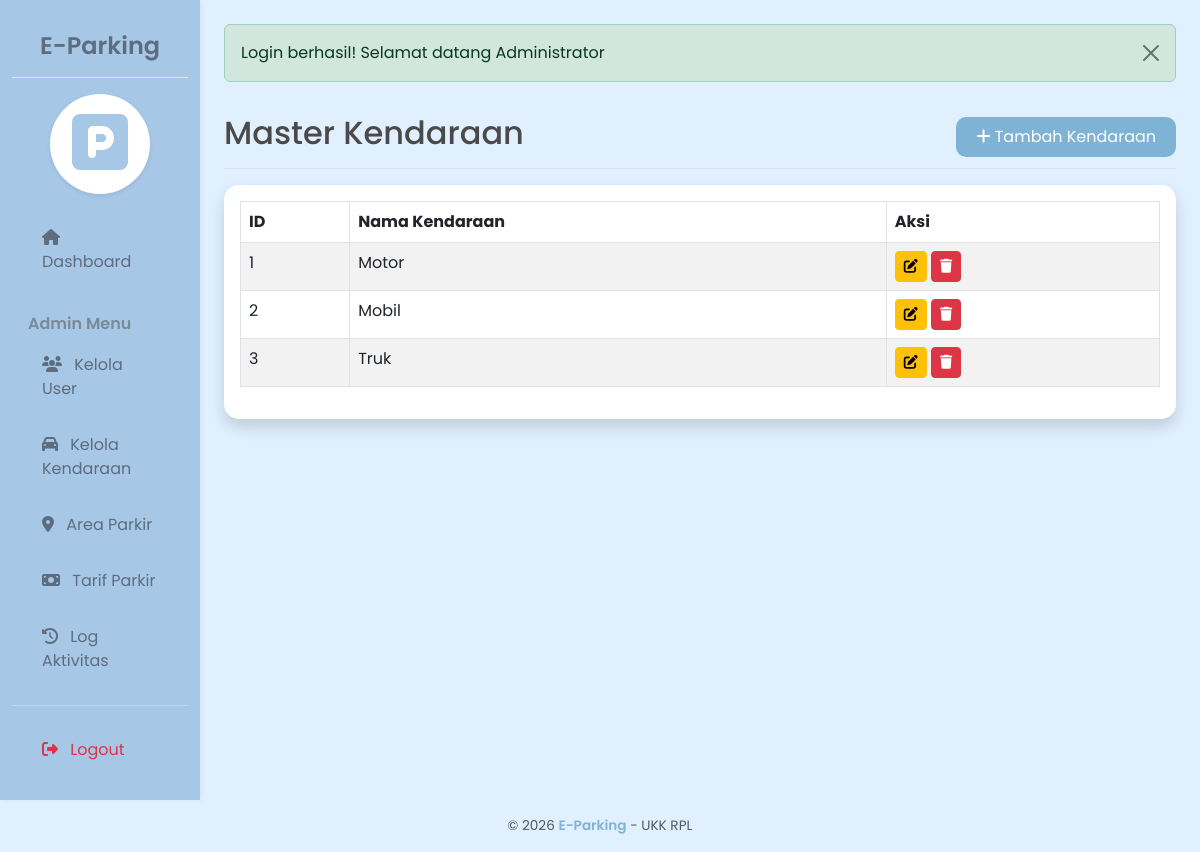
The app's page /pages/admin/kendaraan.php (signed in) with its own data.
### tables this page shows
CREATE TABLE `tabel_kendaraan` (
  `id_kendaraan` int(11) NOT NULL AUTO_INCREMENT,
  `nama_kendaraan` varchar(50) NOT NULL,
  `created_at` timestamp NOT NULL DEFAULT current_timestamp(),
  PRIMARY KEY (`id_kendaraan`)
);

### pages/admin/kendaraan.php (the view, shortened to what this page needs)
<?php
require_once '../../config/database.php';
require_once '../../functions/helpers.php';
?>
<?php include '../../layouts/header.php'; ?>
<div class="d-flex justify-content-between flex-wrap flex-md-nowrap align-items-center pt-3 pb-2 mb-3 border-bottom">
    <h1 class="h2">Master Kendaraan</h1>
    <button type="button" class="btn btn-primary" data-bs-toggle="modal" data-bs-target="#modalAdd">
        <i class="fas fa-plus"></i> Tambah Kendaraan
    </button>
</div>
<div class="card shadow mb-4">
    <div class="card-body">
        <div class="table-responsive">
            <table class="table table-bordered table-striped">
                <thead>
                    <tr>
                        <th>ID</th>
                        <th>Nama Kendaraan</th>
                        <th>Aksi</th>
                    </tr>
                </thead>
                <tbody>
                    <?php
                    $result = mysqli_query($conn, "SELECT * FROM tabel_kendaraan");
                    while ($row = mysqli_fetch_assoc($result)) :
                    ?>
                    <tr>
                        <td><?= $row['id_kendaraan'] ?></td>
                        <td><?= $row['nama_kendaraan'] ?></td>
                        <td>
                            <button class="btn btn-sm btn-warning" data-bs-toggle="modal" data-bs-target="#modalEdit<?= $row['id_kendaraan'] ?>"><i class="fas fa-edit"></i></button>
                            <button class="btn btn-sm btn-danger" data-bs-toggle="modal" data-bs-target="#modalDelete<?= $row['id_kendaraan'] ?>"><i class="fas fa-trash"></i></button>
                        </td>
                    </tr>
                    <?php endwhile; ?>
                </tbody>
            </table>
        </div>
    </div>
</div>
<?php include '../../layouts/footer.php'; ?>

### layouts/header.php (style rules this page uses)
:root { --cute-blue: #A7C7E7; --soft-blue: #E1F0FF; --deep-cute-blue: #7FB3D5; --text-color: #4A4A4A; }
body { background-color: var(--soft-blue); font-family: 'Poppins', sans-serif; color: var(--text-color); }
.card { border: none; border-radius: 15px; box-shadow: 0 4px 15px rgba(0,0,0,0.05); }
.btn-primary { background-color: var(--deep-cute-blue); border: none; border-radius: 10px; padding: 8px 20px; }

### records on screen
tabel_kendaraan: id_kendaraan "1", nama_kendaraan "Motor"
tabel_kendaraan: id_kendaraan "2", nama_kendaraan "Mobil"
tabel_kendaraan: id_kendaraan "3", nama_kendaraan "Truk"

### other values on screen
$flash['message'] "Login berhasil! Selamat datang Administrator"
